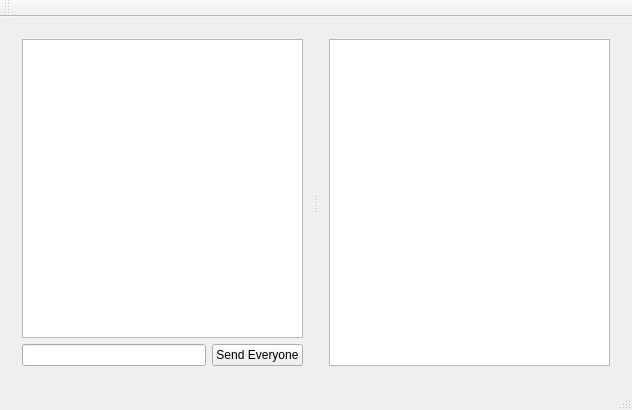
<?xml version="1.0" encoding="UTF-8"?>
<ui version="4.0">
 <class>ServerMainWindowClass</class>
 <widget class="QMainWindow" name="ServerMainWindowClass">
  <property name="geometry">
   <rect>
    <x>0</x>
    <y>0</y>
    <width>632</width>
    <height>410</height>
   </rect>
  </property>
  <property name="windowTitle">
   <string>Server</string>
  </property>
  <widget class="QWidget" name="centralWidget">
   <layout class="QGridLayout" name="gridLayout">
    <item row="0" column="0">
     <widget class="QSplitter" name="splitter">
      <property name="orientation">
       <enum>Qt::Horizontal</enum>
      </property>
      <widget class="QWidget" name="verticalLayoutWidget">
       <layout class="QVBoxLayout" name="verticalLayout">
        <item>
         <widget class="QTextBrowser" name="textBrowser"/>
        </item>
        <item>
         <layout class="QHBoxLayout" name="horizontalLayout">
          <item>
           <widget class="QLineEdit" name="lineEditMsg"/>
          </item>
          <item>
           <widget class="QPushButton" name="pushButtonSendEveryone">
            <property name="text">
             <string>Send Everyone</string>
            </property>
           </widget>
          </item>
         </layout>
        </item>
       </layout>
      </widget>
      <widget class="QWidget" name="verticalLayoutWidget_2">
       <layout class="QVBoxLayout" name="verticalLayout_2">
        <item>
         <widget class="QListWidget" name="listWidgetUsers"/>
        </item>
       </layout>
      </widget>
     </widget>
    </item>
   </layout>
  </widget>
  <widget class="QMenuBar" name="menuBar">
   <property name="geometry">
    <rect>
     <x>0</x>
     <y>0</y>
     <width>632</width>
     <height>21</height>
    </rect>
   </property>
  </widget>
  <widget class="QToolBar" name="mainToolBar">
   <attribute name="toolBarArea">
    <enum>TopToolBarArea</enum>
   </attribute>
   <attribute name="toolBarBreak">
    <bool>false</bool>
   </attribute>
  </widget>
  <widget class="QStatusBar" name="statusBar"/>
 </widget>
 <layoutdefault spacing="6" margin="11"/>
 <resources>
  <include location="../resourses/ServerMainWindow.qrc"/>
 </resources>
 <connections/>
</ui>
